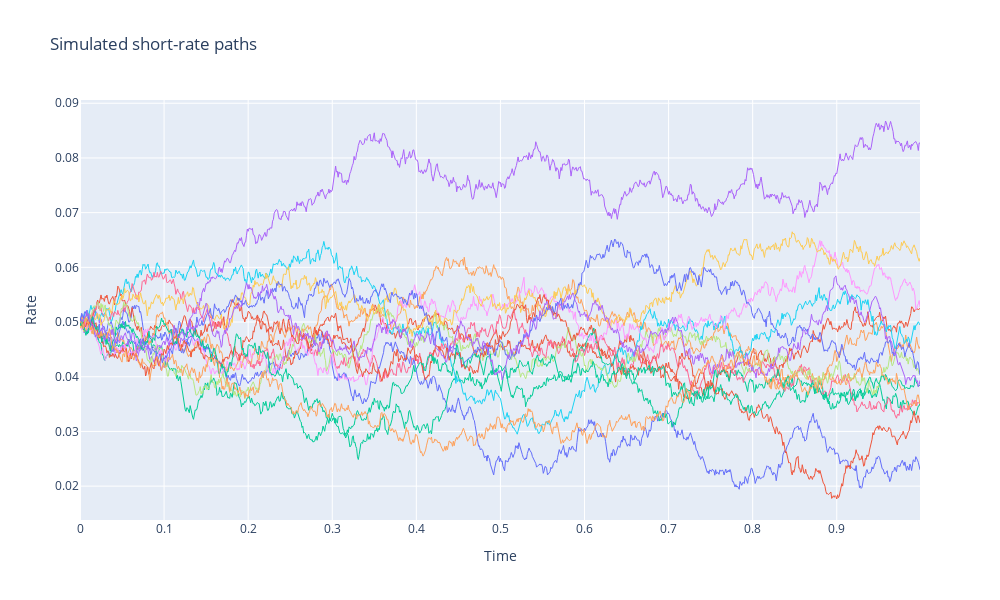

Here is the notebook cell this chart was saved with:
### Code cell
delta = 1/1000
nSimulations = 15 
pricesChart, ratePathsChart = getSimulatedBondPrice(kappa, mu, sigma, r_0, nSimulations, delta, T)
ratePathsChart = ratePathsChart.T

ratePathsChart = pd.DataFrame(ratePathsChart)
fig = go.Figure()

for col in ratePathsChart.columns:
    fig.add_trace(go.Scatter(
        x=ratePathsChart.index*delta,
        y=ratePathsChart[col],
        mode='lines',
        name=str(col),
        line=dict(width=1)
    ))
            
fig.update_layout(
    title=f'Simulated short-rate paths', 
    xaxis_title='Time', 
    yaxis_title='Rate',
    showlegend=False,
    height=600,
    width=1000
)

fig.show()

### Figure 1 — Plotly figure (JSON) as saved in the notebook; plotly's stock layout.template omitted (floating-point values rounded to 4 significant figures; data arrays with more than 128 entries replaced by an {"elided": "..."} marker saying what was removed)
{"data": [{"line": {"width": 1}, "mode": "lines", "name": "0", "type": "scatter", "x": {"elided": "1000 float values"}, "y": {"elided": "1000 float values"}}, {"line": {"width": 1}, "mode": "lines", "name": "1", "type": "scatter", "x": {"elided": "1000 float values"}, "y": {"elided": "1000 float values"}}, {"line": {"width": 1}, "mode": "lines", "name": "2", "type": "scatter", "x": {"elided": "1000 float values"}, "y": {"elided": "1000 float values"}}, {"line": {"width": 1}, "mode": "lines", "name": "3", "type": "scatter", "x": {"elided": "1000 float values"}, "y": {"elided": "1000 float values"}}, {"line": {"width": 1}, "mode": "lines", "name": "4", "type": "scatter", "x": {"elided": "1000 float values"}, "y": {"elided": "1000 float values"}}, {"line": {"width": 1}, "mode": "lines", "name": "5", "type": "scatter", "x": {"elided": "1000 float values"}, "y": {"elided": "1000 float values"}}, {"line": {"width": 1}, "mode": "lines", "name": "6", "type": "scatter", "x": {"elided": "1000 float values"}, "y": {"elided": "1000 float values"}}, {"line": {"width": 1}, "mode": "lines", "name": "7", "type": "scatter", "x": {"elided": "1000 float values"}, "y": {"elided": "1000 float values"}}, {"line": {"width": 1}, "mode": "lines", "name": "8", "type": "scatter", "x": {"elided": "1000 float values"}, "y": {"elided": "1000 float values"}}, {"line": {"width": 1}, "mode": "lines", "name": "9", "type": "scatter", "x": {"elided": "1000 float values"}, "y": {"elided": "1000 float values"}}, {"line": {"width": 1}, "mode": "lines", "name": "10", "type": "scatter", "x": {"elided": "1000 float values"}, "y": {"elided": "1000 float values"}}, {"line": {"width": 1}, "mode": "lines", "name": "11", "type": "scatter", "x": {"elided": "1000 float values"}, "y": {"elided": "1000 float values"}}, {"line": {"width": 1}, "mode": "lines", "name": "12", "type": "scatter", "x": {"elided": "1000 float values"}, "y": {"elided": "1000 float values"}}, {"line": {"width": 1}, "mode": "lines", "name": "13", "type": "scatter", "x": {"elided": "1000 float values"}, "y": {"elided": "1000 float values"}}, {"line": {"width": 1}, "mode": "lines", "name": "14", "type": "scatter", "x": {"elided": "1000 float values"}, "y": {"elided": "1000 float values"}}], "layout": {"height": 600, "showlegend": false, "title": {"text": "Simulated short-rate paths"}, "width": 1000, "xaxis": {"title": {"text": "Time"}}, "yaxis": {"title": {"text": "Rate"}}}}
